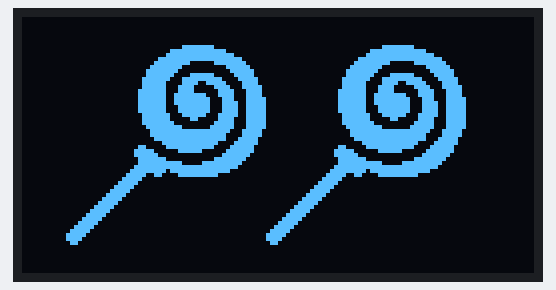
The sketch below on a simulated Arduino Uno, built with avr-gcc and run on an emulated ATmega328P. Shown: 128×64 one-colour display. The display library's start-up logo is not drawn.

Above: at 4.1 s.

The sketch:

testingBitMap.ino
```cpp
// #include <SPI.h>
// #include <Wire.h>
// #include <Adafruit_GFX.h>
// #include <Adafruit_SSD1306.h>


// #define OLED_RESET 4
// Adafruit_SSD1306 display(OLED_RESET);


#include <SPI.h>
#include <Wire.h>
#include <Adafruit_GFX.h>
#include <Adafruit_SSD1306.h>

#define SCREEN_WIDTH 128 // OLED display width, in pixels
#define SCREEN_HEIGHT 64 // OLED display height, in pixels

// Declaration for an SSD1306 display connected to I2C (SDA, SCL pins)
// The pins for I2C are defined by the Wire-library.
// On an arduino UNO:       A4(SDA), A5(SCL)
// On an arduino MEGA 2560: 20(SDA), 21(SCL)
// On an arduino LEONARDO:   2(SDA),  3(SCL), ...
#define OLED_RESET     -1 // Reset pin # (or -1 if sharing Arduino reset pin)
#define SCREEN_ADDRESS 0x3D ///< See datasheet for Address; 0x3D for 128x64, 0x3C for 128x32
Adafruit_SSD1306 display(SCREEN_WIDTH, SCREEN_HEIGHT, &Wire, OLED_RESET);

// 'archery', 128x64px
const unsigned char epd_bitmap_archery [] PROGMEM = {
	0x00, 0x00, 0x00, 0x00, 0x00, 0x00, 0x00, 0x00, 0x00, 0x00, 0x00, 0x00, 0x00, 0x00, 0x00, 0x00,
	0x00, 0x00, 0x00, 0x00, 0x00, 0x00, 0x00, 0x00, 0x00, 0x00, 0x00, 0x00, 0x00, 0x00, 0x00, 0x00,
	0x00, 0x00, 0x00, 0x00, 0x00, 0x00, 0x00, 0x00, 0x00, 0x00, 0x00, 0x00, 0x00, 0x00, 0x00, 0x00,
	0x00, 0x00, 0x00, 0x00, 0x30, 0x00, 0x00, 0x00, 0x00, 0x00, 0x00, 0x00, 0x00, 0x00, 0x00, 0x00,
	0x00, 0x00, 0x00, 0x00, 0x7c, 0x00, 0x00, 0x00, 0x00, 0x00, 0x00, 0x00, 0x00, 0x00, 0x00, 0x00,
	0x00, 0x00, 0x00, 0x00, 0x6e, 0x00, 0x00, 0x00, 0x00, 0x00, 0x03, 0x80, 0x00, 0x00, 0x00, 0x00,
	0x00, 0x00, 0x00, 0x00, 0x33, 0xc0, 0x00, 0x00, 0x00, 0x00, 0x1f, 0x80, 0x00, 0x00, 0x00, 0x00,
	0x00, 0x00, 0x00, 0x00, 0x18, 0xff, 0xff, 0xc0, 0x00, 0x00, 0xf9, 0x80, 0x00, 0x00, 0x00, 0x00,
	0x00, 0x00, 0x00, 0x00, 0x0e, 0x00, 0x00, 0x70, 0x00, 0x03, 0x81, 0x00, 0x00, 0x00, 0x00, 0x00,
	0x00, 0x00, 0x00, 0x00, 0x03, 0x80, 0x00, 0x18, 0x00, 0x07, 0x03, 0x00, 0x00, 0x00, 0x00, 0x00,
	0x00, 0x00, 0x00, 0x00, 0x01, 0xff, 0xff, 0x0c, 0x00, 0x03, 0x83, 0x00, 0x00, 0x00, 0x00, 0x00,
	0x00, 0x00, 0x00, 0x00, 0x00, 0xff, 0xff, 0xc6, 0x00, 0x01, 0xc2, 0x00, 0x00, 0x00, 0x00, 0x00,
	0x00, 0x00, 0x00, 0x00, 0x00, 0x70, 0x00, 0xe3, 0x00, 0x00, 0xe2, 0x00, 0x00, 0x00, 0x00, 0x00,
	0x00, 0x00, 0x00, 0x00, 0x00, 0x38, 0x00, 0x61, 0x80, 0x01, 0xf6, 0x00, 0x00, 0x00, 0x00, 0x00,
	0x00, 0x00, 0x00, 0x00, 0x00, 0x1c, 0x00, 0x30, 0xc0, 0x03, 0xbc, 0x00, 0x00, 0x00, 0x00, 0x00,
	0x00, 0x00, 0x00, 0x00, 0x00, 0x0e, 0x00, 0x18, 0x70, 0x07, 0x1c, 0x00, 0x00, 0x00, 0x00, 0x00,
	0x00, 0x00, 0x00, 0x00, 0x00, 0x07, 0x00, 0x0e, 0x78, 0x0e, 0x08, 0x00, 0x00, 0x00, 0x00, 0x00,
	0x00, 0x00, 0x00, 0x00, 0x00, 0x03, 0x80, 0x07, 0xcc, 0x1c, 0x00, 0x00, 0x00, 0x00, 0x00, 0x00,
	0x00, 0x00, 0x00, 0x00, 0x00, 0x01, 0xc0, 0x01, 0x9f, 0x38, 0x00, 0x00, 0x00, 0x00, 0x00, 0x00,
	0x00, 0x00, 0x00, 0x00, 0x00, 0x00, 0xe0, 0x01, 0xff, 0xf0, 0x00, 0x00, 0x00, 0x00, 0x00, 0x00,
	0x00, 0x00, 0x00, 0x00, 0x00, 0x00, 0x70, 0x01, 0xe1, 0xe0, 0x00, 0x00, 0x00, 0x00, 0x00, 0x00,
	0x00, 0x00, 0x00, 0x00, 0x00, 0x00, 0x38, 0x00, 0xc0, 0xe0, 0x00, 0x00, 0x00, 0x00, 0x00, 0x00,
	0x00, 0x00, 0x00, 0x00, 0x00, 0x00, 0x10, 0x00, 0x63, 0xf0, 0x00, 0x00, 0x00, 0x00, 0x00, 0x00,
	0x00, 0x00, 0x00, 0x00, 0x00, 0x00, 0x06, 0x00, 0x3f, 0xb0, 0x00, 0x00, 0x00, 0x00, 0x00, 0x00,
	0x00, 0x00, 0x00, 0x00, 0x00, 0x00, 0x07, 0x00, 0x1c, 0x18, 0x00, 0x00, 0x00, 0x00, 0x00, 0x00,
	0x00, 0x00, 0x00, 0x00, 0x00, 0x00, 0x03, 0x80, 0x1c, 0x1c, 0x00, 0x00, 0x00, 0x00, 0x00, 0x00,
	0x00, 0x00, 0x00, 0x00, 0x00, 0x00, 0x01, 0xc0, 0x3e, 0x7e, 0x00, 0x00, 0x00, 0x00, 0x00, 0x00,
	0x00, 0x00, 0x00, 0x00, 0x00, 0x00, 0x00, 0xe0, 0x73, 0xc6, 0x00, 0x00, 0x00, 0x00, 0x00, 0x00,
	0x00, 0x00, 0x00, 0x00, 0x00, 0x00, 0x00, 0x70, 0xe1, 0xcf, 0x00, 0x00, 0x00, 0x00, 0x00, 0x00,
	0x00, 0x00, 0x00, 0x00, 0x00, 0x00, 0x00, 0x39, 0xc0, 0xf9, 0x80, 0x00, 0x00, 0x00, 0x00, 0x00,
	0x00, 0x00, 0x00, 0x00, 0x00, 0x00, 0x00, 0x1f, 0x80, 0x78, 0xc0, 0x00, 0x00, 0x00, 0x00, 0x00,
	0x00, 0x00, 0x00, 0x00, 0x00, 0x00, 0x00, 0x0f, 0x00, 0x0c, 0x60, 0x00, 0x00, 0x00, 0x00, 0x00,
	0x00, 0x00, 0x00, 0x00, 0x00, 0x00, 0x00, 0x0f, 0x00, 0x0c, 0x30, 0x00, 0x00, 0x00, 0x00, 0x00,
	0x00, 0x00, 0x00, 0x00, 0x00, 0x00, 0x00, 0x1f, 0x80, 0x06, 0x18, 0x00, 0x00, 0x00, 0x00, 0x00,
	0x00, 0x00, 0x00, 0x00, 0x00, 0x00, 0x00, 0x39, 0xc0, 0x03, 0x0c, 0x00, 0x00, 0x00, 0x00, 0x00,
	0x00, 0x00, 0x00, 0x00, 0x00, 0x00, 0x00, 0x70, 0xe0, 0x01, 0xc4, 0x00, 0x00, 0x00, 0x00, 0x00,
	0x00, 0x00, 0x00, 0x00, 0x00, 0x00, 0x00, 0xe0, 0x70, 0x00, 0xe6, 0x00, 0x00, 0x00, 0x00, 0x00,
	0x00, 0x00, 0x00, 0x00, 0x00, 0x00, 0x01, 0xc0, 0x38, 0x00, 0x62, 0x00, 0x00, 0x00, 0x00, 0x00,
	0x00, 0x00, 0x00, 0x00, 0x00, 0x00, 0x03, 0x80, 0x1c, 0x00, 0x32, 0x00, 0x00, 0x00, 0x00, 0x00,
	0x00, 0x00, 0x00, 0x00, 0x00, 0x01, 0x87, 0x00, 0x0e, 0x00, 0x32, 0x00, 0x00, 0x00, 0x00, 0x00,
	0x00, 0x00, 0x00, 0x00, 0x00, 0x03, 0xfe, 0x00, 0x07, 0x00, 0x32, 0x00, 0x00, 0x00, 0x00, 0x00,
	0x00, 0x00, 0x00, 0x00, 0x00, 0x06, 0x3c, 0x00, 0x03, 0x80, 0x32, 0x00, 0x00, 0x00, 0x00, 0x00,
	0x00, 0x00, 0x00, 0x00, 0x00, 0x0c, 0x3c, 0x00, 0x01, 0xc0, 0x32, 0x00, 0x00, 0x00, 0x00, 0x00,
	0x00, 0x00, 0x00, 0x00, 0x00, 0x18, 0x7c, 0x00, 0x00, 0xe0, 0x32, 0x00, 0x00, 0x00, 0x00, 0x00,
	0x00, 0x00, 0x00, 0x00, 0x00, 0x30, 0xe4, 0x00, 0x00, 0x70, 0x32, 0x00, 0x00, 0x00, 0x00, 0x00,
	0x00, 0x00, 0x00, 0x00, 0x00, 0x61, 0xc6, 0x00, 0x00, 0x38, 0x32, 0x00, 0x00, 0x00, 0x00, 0x00,
	0x00, 0x00, 0x00, 0x00, 0x00, 0xc3, 0x86, 0x00, 0x00, 0x1c, 0x32, 0x00, 0x00, 0x00, 0x00, 0x00,
	0x00, 0x00, 0x00, 0x00, 0x00, 0xff, 0x0c, 0x00, 0x00, 0x0e, 0x32, 0x00, 0x00, 0x00, 0x00, 0x00,
	0x00, 0x00, 0x00, 0x00, 0x00, 0x7e, 0x18, 0x00, 0x00, 0x07, 0x32, 0x00, 0x00, 0x00, 0x00, 0x00,
	0x00, 0x00, 0x00, 0x00, 0x00, 0x06, 0x30, 0x00, 0x00, 0x03, 0xb2, 0x00, 0x00, 0x00, 0x00, 0x00,
	0x00, 0x00, 0x00, 0x00, 0x00, 0x06, 0x60, 0x00, 0x00, 0x01, 0xf2, 0x00, 0x00, 0x00, 0x00, 0x00,
	0x00, 0x00, 0x00, 0x00, 0x00, 0x06, 0xc0, 0x00, 0x00, 0x00, 0xf2, 0x00, 0x00, 0x00, 0x00, 0x00,
	0x00, 0x00, 0x00, 0x00, 0x00, 0x07, 0x80, 0x00, 0x00, 0x00, 0x73, 0x00, 0x00, 0x00, 0x00, 0x00,
	0x00, 0x00, 0x00, 0x00, 0x00, 0x03, 0x00, 0x00, 0x00, 0x00, 0x3b, 0x00, 0x00, 0x00, 0x00, 0x00,
	0x00, 0x00, 0x00, 0x00, 0x00, 0x00, 0x00, 0x00, 0x00, 0x00, 0x19, 0x00, 0x00, 0x00, 0x00, 0x00,
	0x00, 0x00, 0x00, 0x00, 0x00, 0x00, 0x00, 0x00, 0x00, 0x00, 0x0d, 0x80, 0x00, 0x00, 0x00, 0x00,
	0x00, 0x00, 0x00, 0x00, 0x00, 0x00, 0x00, 0x00, 0x00, 0x00, 0x04, 0xc0, 0x00, 0x00, 0x00, 0x00,
	0x00, 0x00, 0x00, 0x00, 0x00, 0x00, 0x00, 0x00, 0x00, 0x00, 0x06, 0xc0, 0x00, 0x00, 0x00, 0x00,
	0x00, 0x00, 0x00, 0x00, 0x00, 0x00, 0x00, 0x00, 0x00, 0x00, 0x03, 0x60, 0x00, 0x00, 0x00, 0x00,
	0x00, 0x00, 0x00, 0x00, 0x00, 0x00, 0x00, 0x00, 0x00, 0x00, 0x01, 0xe0, 0x00, 0x00, 0x00, 0x00,
	0x00, 0x00, 0x00, 0x00, 0x00, 0x00, 0x00, 0x00, 0x00, 0x00, 0x00, 0xc0, 0x00, 0x00, 0x00, 0x00,
	0x00, 0x00, 0x00, 0x00, 0x00, 0x00, 0x00, 0x00, 0x00, 0x00, 0x00, 0x00, 0x00, 0x00, 0x00, 0x00,
	0x00, 0x00, 0x00, 0x00, 0x00, 0x00, 0x00, 0x00, 0x00, 0x00, 0x00, 0x00, 0x00, 0x00, 0x00, 0x00,
	0x00, 0x00, 0x00, 0x00, 0x00, 0x00, 0x00, 0x00, 0x00, 0x00, 0x00, 0x00, 0x00, 0x00, 0x00, 0x00
};
// 'banjoBit', 128x64px
const unsigned char epd_bitmap_banjoBit [] PROGMEM = {
	0x00, 0x00, 0x00, 0x00, 0x00, 0x00, 0x00, 0x00, 0x00, 0x00, 0x00, 0x00, 0x00, 0x00, 0x00, 0x00,
	0x00, 0x00, 0x00, 0x00, 0x00, 0x00, 0x00, 0x00, 0x00, 0x00, 0x00, 0x00, 0x00, 0x00, 0x00, 0x00,
	0x00, 0x00, 0x00, 0x00, 0x00, 0x00, 0x00, 0x00, 0x00, 0x00, 0x00, 0x00, 0x00, 0x00, 0x00, 0x00,
	0x00, 0x00, 0x00, 0x00, 0x00, 0x00, 0x00, 0x00, 0x00, 0x00, 0x00, 0x00, 0x00, 0x00, 0x00, 0x00,
	0x00, 0x00, 0x00, 0x00, 0x00, 0x00, 0x00, 0x00, 0x00, 0x00, 0x00, 0x00, 0x00, 0x00, 0x00, 0x00,
	0x00, 0x00, 0x00, 0x00, 0x00, 0x00, 0x00, 0x00, 0x00, 0x00, 0x00, 0x00, 0x00, 0x00, 0x00, 0x00,
	0x00, 0x00, 0x00, 0x00, 0x00, 0x00, 0x00, 0x00, 0x00, 0x00, 0x00, 0x00, 0x00, 0x00, 0x00, 0x00,
	0x00, 0x00, 0x00, 0x00, 0x00, 0x00, 0x00, 0x00, 0x00, 0x00, 0x98, 0x00, 0x00, 0x00, 0x00, 0x00,
	0x00, 0x00, 0x00, 0x00, 0x00, 0x00, 0x00, 0x00, 0x00, 0x00, 0xfc, 0x00, 0x00, 0x00, 0x00, 0x00,
	0x00, 0x00, 0x00, 0x00, 0x00, 0x00, 0x00, 0x00, 0x00, 0x03, 0x66, 0x00, 0x00, 0x00, 0x00, 0x00,
	0x00, 0x00, 0x00, 0x00, 0x00, 0x00, 0x00, 0x00, 0x00, 0x01, 0xc3, 0x00, 0x00, 0x00, 0x00, 0x00,
	0x00, 0x00, 0x00, 0x00, 0x00, 0x00, 0x00, 0x00, 0x00, 0x00, 0x81, 0x80, 0x00, 0x00, 0x00, 0x00,
	0x00, 0x00, 0x00, 0x00, 0x00, 0x00, 0x00, 0x00, 0x00, 0x01, 0x81, 0x80, 0x00, 0x00, 0x00, 0x00,
	0x00, 0x00, 0x00, 0x00, 0x00, 0x00, 0x00, 0x00, 0x00, 0x03, 0x03, 0x00, 0x00, 0x00, 0x00, 0x00,
	0x00, 0x00, 0x00, 0x00, 0x00, 0x00, 0x00, 0x00, 0x00, 0x03, 0x87, 0x00, 0x00, 0x00, 0x00, 0x00,
	0x00, 0x00, 0x00, 0x00, 0x00, 0x00, 0x00, 0x00, 0x00, 0x06, 0xdd, 0x80, 0x00, 0x00, 0x00, 0x00,
	0x00, 0x00, 0x00, 0x00, 0x00, 0x00, 0x00, 0x00, 0x00, 0x0c, 0x76, 0x00, 0x00, 0x00, 0x00, 0x00,
	0x00, 0x00, 0x00, 0x00, 0x00, 0x00, 0x00, 0x00, 0x00, 0x3e, 0xe2, 0x00, 0x00, 0x00, 0x00, 0x00,
	0x00, 0x00, 0x00, 0x00, 0x00, 0x00, 0x00, 0x00, 0x00, 0x33, 0xc0, 0x00, 0x00, 0x00, 0x00, 0x00,
	0x00, 0x00, 0x00, 0x00, 0x00, 0x00, 0x00, 0x00, 0x00, 0x73, 0x00, 0x00, 0x00, 0x00, 0x00, 0x00,
	0x00, 0x00, 0x00, 0x00, 0x00, 0x00, 0x00, 0x00, 0x00, 0xbe, 0x00, 0x00, 0x00, 0x00, 0x00, 0x00,
	0x00, 0x00, 0x00, 0x00, 0x00, 0x00, 0x00, 0x00, 0x03, 0x9e, 0x00, 0x00, 0x00, 0x00, 0x00, 0x00,
	0x00, 0x00, 0x00, 0x00, 0x00, 0x00, 0x00, 0x00, 0x03, 0x88, 0x00, 0x00, 0x00, 0x00, 0x00, 0x00,
	0x00, 0x00, 0x00, 0x00, 0x00, 0x00, 0x00, 0x00, 0x04, 0xf0, 0x00, 0x00, 0x00, 0x00, 0x00, 0x00,
	0x00, 0x00, 0x00, 0x00, 0x00, 0x00, 0x00, 0x00, 0x18, 0x70, 0x00, 0x00, 0x00, 0x00, 0x00, 0x00,
	0x00, 0x00, 0x00, 0x00, 0x00, 0x00, 0x00, 0x00, 0x1c, 0x60, 0x00, 0x00, 0x00, 0x00, 0x00, 0x00,
	0x00, 0x00, 0x00, 0x00, 0x00, 0x00, 0x00, 0x00, 0x36, 0x80, 0x00, 0x00, 0x00, 0x00, 0x00, 0x00,
	0x00, 0x00, 0x00, 0x00, 0x00, 0x00, 0x07, 0x80, 0x63, 0x00, 0x00, 0x00, 0x00, 0x00, 0x00, 0x00,
	0x00, 0x00, 0x00, 0x00, 0x00, 0x00, 0xe7, 0xe1, 0xf7, 0x00, 0x00, 0x00, 0x00, 0x00, 0x00, 0x00,
	0x00, 0x00, 0x00, 0x00, 0x00, 0x01, 0xc0, 0x79, 0xbc, 0x00, 0x00, 0x00, 0x00, 0x00, 0x00, 0x00,
	0x00, 0x00, 0x00, 0x00, 0x00, 0x06, 0x1f, 0x07, 0x98, 0x00, 0x00, 0x00, 0x00, 0x00, 0x00, 0x00,
	0x00, 0x00, 0x00, 0x00, 0x00, 0x0c, 0x7f, 0xed, 0xf0, 0x00, 0x00, 0x00, 0x00, 0x00, 0x00, 0x00,
	0x00, 0x00, 0x00, 0x00, 0x00, 0x19, 0xe0, 0x7c, 0xf0, 0x00, 0x00, 0x00, 0x00, 0x00, 0x00, 0x00,
	0x00, 0x00, 0x00, 0x00, 0x00, 0x33, 0x80, 0x1c, 0x40, 0x00, 0x00, 0x00, 0x00, 0x00, 0x00, 0x00,
	0x00, 0x00, 0x00, 0x00, 0x00, 0x66, 0x00, 0x07, 0xc0, 0x00, 0x00, 0x00, 0x00, 0x00, 0x00, 0x00,
	0x00, 0x00, 0x00, 0x00, 0x00, 0x4c, 0x00, 0x03, 0xa0, 0x00, 0x00, 0x00, 0x00, 0x00, 0x00, 0x00,
	0x00, 0x00, 0x00, 0x00, 0x00, 0xc8, 0x00, 0x03, 0x20, 0x00, 0x00, 0x00, 0x00, 0x00, 0x00, 0x00,
	0x00, 0x00, 0x00, 0x00, 0x00, 0x98, 0x00, 0x01, 0xb0, 0x00, 0x00, 0x00, 0x00, 0x00, 0x00, 0x00,
	0x00, 0x00, 0x00, 0x00, 0x00, 0x90, 0x00, 0x01, 0xb0, 0x00, 0x00, 0x00, 0x00, 0x00, 0x00, 0x00,
	0x00, 0x00, 0x00, 0x00, 0x01, 0xb0, 0x00, 0x00, 0x98, 0x00, 0x00, 0x00, 0x00, 0x00, 0x00, 0x00,
	0x00, 0x00, 0x00, 0x00, 0x01, 0xb0, 0xe0, 0x00, 0xd8, 0x00, 0x00, 0x00, 0x00, 0x00, 0x00, 0x00,
	0x00, 0x00, 0x00, 0x00, 0x01, 0xb0, 0xb0, 0x00, 0xd8, 0x00, 0x00, 0x00, 0x00, 0x00, 0x00, 0x00,
	0x00, 0x00, 0x00, 0x00, 0x01, 0xb0, 0xd8, 0x00, 0xd8, 0x00, 0x00, 0x00, 0x00, 0x00, 0x00, 0x00,
	0x00, 0x00, 0x00, 0x00, 0x01, 0xb0, 0xec, 0x00, 0xd8, 0x00, 0x00, 0x00, 0x00, 0x00, 0x00, 0x00,
	0x00, 0x00, 0x00, 0x00, 0x01, 0xb0, 0x76, 0x00, 0xd8, 0x00, 0x00, 0x00, 0x00, 0x00, 0x00, 0x00,
	0x00, 0x00, 0x00, 0x00, 0x00, 0x90, 0x1b, 0x01, 0x90, 0x00, 0x00, 0x00, 0x00, 0x00, 0x00, 0x00,
	0x00, 0x00, 0x00, 0x00, 0x00, 0x9c, 0x1d, 0x01, 0xb0, 0x00, 0x00, 0x00, 0x00, 0x00, 0x00, 0x00,
	0x00, 0x00, 0x00, 0x00, 0x00, 0x9e, 0x0f, 0x03, 0x30, 0x00, 0x00, 0x00, 0x00, 0x00, 0x00, 0x00,
	0x00, 0x00, 0x00, 0x00, 0x00, 0x5b, 0x00, 0x03, 0x20, 0x00, 0x00, 0x00, 0x00, 0x00, 0x00, 0x00,
	0x00, 0x00, 0x00, 0x00, 0x00, 0x71, 0x80, 0x06, 0x40, 0x00, 0x00, 0x00, 0x00, 0x00, 0x00, 0x00,
	0x00, 0x00, 0x00, 0x00, 0x00, 0x70, 0xc0, 0x0c, 0xc0, 0x00, 0x00, 0x00, 0x00, 0x00, 0x00, 0x00,
	0x00, 0x00, 0x00, 0x00, 0x00, 0x61, 0xc0, 0x39, 0x80, 0x00, 0x00, 0x00, 0x00, 0x00, 0x00, 0x00,
	0x00, 0x00, 0x00, 0x00, 0x00, 0x67, 0xff, 0xe3, 0x00, 0x00, 0x00, 0x00, 0x00, 0x00, 0x00, 0x00,
	0x00, 0x00, 0x00, 0x00, 0x00, 0x3e, 0x1f, 0x86, 0x00, 0x00, 0x00, 0x00, 0x00, 0x00, 0x00, 0x00,
	0x00, 0x00, 0x00, 0x00, 0x00, 0x1f, 0x00, 0x1c, 0x00, 0x00, 0x00, 0x00, 0x00, 0x00, 0x00, 0x00,
	0x00, 0x00, 0x00, 0x00, 0x00, 0x00, 0xff, 0xf0, 0x00, 0x00, 0x00, 0x00, 0x00, 0x00, 0x00, 0x00,
	0x00, 0x00, 0x00, 0x00, 0x00, 0x00, 0x1f, 0x80, 0x00, 0x00, 0x00, 0x00, 0x00, 0x00, 0x00, 0x00,
	0x00, 0x00, 0x00, 0x00, 0x00, 0x00, 0x00, 0x00, 0x00, 0x00, 0x00, 0x00, 0x00, 0x00, 0x00, 0x00,
	0x00, 0x00, 0x00, 0x00, 0x00, 0x00, 0x00, 0x00, 0x00, 0x00, 0x00, 0x00, 0x00, 0x00, 0x00, 0x00,
	0x00, 0x00, 0x00, 0x00, 0x00, 0x00, 0x00, 0x00, 0x00, 0x00, 0x00, 0x00, 0x00, 0x00, 0x00, 0x00,
	0x00, 0x00, 0x00, 0x00, 0x00, 0x00, 0x00, 0x00, 0x00, 0x00, 0x00, 0x00, 0x00, 0x00, 0x00, 0x00,
	0x00, 0x00, 0x00, 0x00, 0x00, 0x00, 0x00, 0x00, 0x00, 0x00, 0x00, 0x00, 0x00, 0x00, 0x00, 0x00,
	0x00, 0x00, 0x00, 0x00, 0x00, 0x00, 0x00, 0x00, 0x00, 0x00, 0x00, 0x00, 0x00, 0x00, 0x00, 0x00,
	0x00, 0x00, 0x00, 0x00, 0x00, 0x00, 0x00, 0x00, 0x00, 0x00, 0x00, 0x00, 0x00, 0x00, 0x00, 0x00
};
// 'candy', 128x64px
const unsigned char epd_bitmap_candy [] PROGMEM = {
	0x00, 0x00, 0x00, 0x00, 0x00, 0x00, 0x00, 0x00, 0x00, 0x00, 0x00, 0x00, 0x00, 0x00, 0x00, 0x00,
	0x00, 0x00, 0x00, 0x00, 0x00, 0x00, 0x00, 0x00, 0x00, 0x00, 0x00, 0x00, 0x00, 0x00, 0x00, 0x00,
	0x00, 0x00, 0x00, 0x00, 0x00, 0x00, 0x00, 0x00, 0x00, 0x00, 0x00, 0x00, 0x00, 0x00, 0x00, 0x00,
	0x00, 0x00, 0x00, 0x00, 0x00, 0x00, 0x00, 0x00, 0x00, 0x00, 0x00, 0x00, 0x00, 0x00, 0x00, 0x00,
	0x00, 0x00, 0x00, 0x00, 0x00, 0x00, 0x00, 0x00, 0x00, 0x00, 0x00, 0x00, 0x00, 0x00, 0x00, 0x00,
	0x00, 0x00, 0x00, 0x00, 0x00, 0x00, 0x00, 0x00, 0x00, 0x00, 0x00, 0x00, 0x00, 0x00, 0x00, 0x00,
	0x00, 0x00, 0x00, 0x00, 0x00, 0x00, 0x00, 0x00, 0x00, 0x00, 0x00, 0x00, 0x00, 0x00, 0x00, 0x00,
	0x00, 0x00, 0x00, 0x00, 0x00, 0xff, 0x00, 0x00, 0x00, 0x00, 0x00, 0x3f, 0xc0, 0x00, 0x00, 0x00,
	0x00, 0x00, 0x00, 0x00, 0x07, 0xff, 0xe0, 0x00, 0x00, 0x00, 0x01, 0xff, 0xf8, 0x00, 0x00, 0x00,
	0x00, 0x00, 0x00, 0x00, 0x0f, 0xff, 0xf8, 0x00, 0x00, 0x00, 0x03, 0xff, 0xfe, 0x00, 0x00, 0x00,
	0x00, 0x00, 0x00, 0x00, 0x3f, 0xff, 0xfe, 0x00, 0x00, 0x00, 0x0f, 0xff, 0xff, 0x80, 0x00, 0x00,
	0x00, 0x00, 0x00, 0x00, 0x7f, 0xc0, 0xff, 0x00, 0x00, 0x00, 0x1f, 0xf0, 0x3f, 0xc0, 0x00, 0x00,
	0x00, 0x00, 0x00, 0x00, 0xff, 0x00, 0x1f, 0x80, 0x00, 0x00, 0x3f, 0xc0, 0x07, 0xe0, 0x00, 0x00,
	0x00, 0x00, 0x00, 0x01, 0xfe, 0x00, 0x0f, 0xc0, 0x00, 0x00, 0x7f, 0x80, 0x03, 0xf0, 0x00, 0x00,
	0x00, 0x00, 0x00, 0x01, 0xfc, 0x3f, 0x07, 0xc0, 0x00, 0x00, 0x7f, 0x0f, 0xc1, 0xf0, 0x00, 0x00,
	0x00, 0x00, 0x00, 0x03, 0xf8, 0xff, 0xc3, 0xe0, 0x00, 0x00, 0xfe, 0x3f, 0xf0, 0xf8, 0x00, 0x00,
	0x00, 0x00, 0x00, 0x03, 0xf0, 0xf3, 0xe1, 0xe0, 0x00, 0x00, 0xfc, 0x3c, 0xf8, 0x78, 0x00, 0x00,
	0x00, 0x00, 0x00, 0x03, 0xf1, 0xe0, 0xf1, 0xf0, 0x00, 0x00, 0xfc, 0x78, 0x3c, 0x7c, 0x00, 0x00,
	0x00, 0x00, 0x00, 0x07, 0xf1, 0xe0, 0x78, 0xf0, 0x00, 0x01, 0xfc, 0x78, 0x1e, 0x3c, 0x00, 0x00,
	0x00, 0x00, 0x00, 0x07, 0xf3, 0xfc, 0x78, 0xf0, 0x00, 0x01, 0xfc, 0xff, 0x1e, 0x3c, 0x00, 0x00,
	0x00, 0x00, 0x00, 0x07, 0xf3, 0xfe, 0x38, 0xf8, 0x00, 0x01, 0xfc, 0xff, 0x8e, 0x3e, 0x00, 0x00,
	0x00, 0x00, 0x00, 0x07, 0xf3, 0xfe, 0x3c, 0xf8, 0x00, 0x01, 0xfc, 0xff, 0x8f, 0x3e, 0x00, 0x00,
	0x00, 0x00, 0x00, 0x07, 0xf1, 0xfe, 0x3c, 0xf8, 0x00, 0x01, 0xfc, 0x7f, 0x8f, 0x3e, 0x00, 0x00,
	0x00, 0x00, 0x00, 0x07, 0xf1, 0xfe, 0x3c, 0xf8, 0x00, 0x01, 0xfc, 0x7f, 0x8f, 0x3e, 0x00, 0x00,
	0x00, 0x00, 0x00, 0x03, 0xf8, 0xfc, 0x7c, 0xf8, 0x00, 0x00, 0xfe, 0x3f, 0x1f, 0x3e, 0x00, 0x00,
	0x00, 0x00, 0x00, 0x03, 0xf8, 0x30, 0x78, 0xf8, 0x00, 0x00, 0xfe, 0x0c, 0x1e, 0x3e, 0x00, 0x00,
	0x00, 0x00, 0x00, 0x03, 0xfc, 0x00, 0xf8, 0xf8, 0x00, 0x00, 0xff, 0x00, 0x3e, 0x3e, 0x00, 0x00,
	0x00, 0x00, 0x00, 0x01, 0xff, 0x01, 0xf8, 0xf8, 0x00, 0x00, 0x7f, 0xc0, 0x7e, 0x3e, 0x00, 0x00,
	0x00, 0x00, 0x00, 0x00, 0xff, 0xff, 0xf1, 0xf0, 0x00, 0x00, 0x3f, 0xff, 0xfc, 0x7c, 0x00, 0x00,
	0x00, 0x00, 0x00, 0x00, 0xff, 0xff, 0xe1, 0xf0, 0x00, 0x00, 0x3f, 0xff, 0xf8, 0x7c, 0x00, 0x00,
	0x00, 0x00, 0x00, 0x00, 0x7f, 0xff, 0xe3, 0xe0, 0x00, 0x00, 0x1f, 0xff, 0xf8, 0xf8, 0x00, 0x00,
	0x00, 0x00, 0x00, 0x00, 0x1f, 0xff, 0x87, 0xe0, 0x00, 0x00, 0x07, 0xff, 0xe1, 0xf8, 0x00, 0x00,
	0x00, 0x00, 0x00, 0x06, 0x0f, 0xff, 0x0f, 0xc0, 0x00, 0x01, 0x83, 0xff, 0xc3, 0xf0, 0x00, 0x00,
	0x00, 0x00, 0x00, 0x0f, 0x81, 0xf8, 0x1f, 0xc0, 0x00, 0x03, 0xe0, 0x7e, 0x07, 0xf0, 0x00, 0x00,
	0x00, 0x00, 0x00, 0x0f, 0xc0, 0x00, 0x3f, 0x80, 0x00, 0x03, 0xf0, 0x00, 0x0f, 0xe0, 0x00, 0x00,
	0x00, 0x00, 0x00, 0x07, 0xf0, 0x00, 0xff, 0x00, 0x00, 0x01, 0xfc, 0x00, 0x3f, 0xc0, 0x00, 0x00,
	0x00, 0x00, 0x00, 0x07, 0xff, 0x07, 0xfe, 0x00, 0x00, 0x01, 0xff, 0xc1, 0xff, 0x80, 0x00, 0x00,
	0x00, 0x00, 0x00, 0x0f, 0xff, 0xff, 0xfc, 0x00, 0x00, 0x03, 0xff, 0xff, 0xff, 0x00, 0x00, 0x00,
	0x00, 0x00, 0x00, 0x1f, 0xf7, 0xff, 0xf0, 0x00, 0x00, 0x07, 0xfd, 0xff, 0xfc, 0x00, 0x00, 0x00,
	0x00, 0x00, 0x00, 0x3e, 0x61, 0xff, 0x80, 0x00, 0x00, 0x0f, 0x98, 0x7f, 0xe0, 0x00, 0x00, 0x00,
	0x00, 0x00, 0x00, 0x7c, 0x00, 0x00, 0x00, 0x00, 0x00, 0x1f, 0x00, 0x00, 0x00, 0x00, 0x00, 0x00,
	0x00, 0x00, 0x00, 0xf8, 0x00, 0x00, 0x00, 0x00, 0x00, 0x3e, 0x00, 0x00, 0x00, 0x00, 0x00, 0x00,
	0x00, 0x00, 0x01, 0xf0, 0x00, 0x00, 0x00, 0x00, 0x00, 0x7c, 0x00, 0x00, 0x00, 0x00, 0x00, 0x00,
	0x00, 0x00, 0x03, 0xe0, 0x00, 0x00, 0x00, 0x00, 0x00, 0xf8, 0x00, 0x00, 0x00, 0x00, 0x00, 0x00,
	0x00, 0x00, 0x07, 0xc0, 0x00, 0x00, 0x00, 0x00, 0x01, 0xf0, 0x00, 0x00, 0x00, 0x00, 0x00, 0x00,
	0x00, 0x00, 0x0f, 0x80, 0x00, 0x00, 0x00, 0x00, 0x03, 0xe0, 0x00, 0x00, 0x00, 0x00, 0x00, 0x00,
	0x00, 0x00, 0x1f, 0x00, 0x00, 0x00, 0x00, 0x00, 0x07, 0xc0, 0x00, 0x00, 0x00, 0x00, 0x00, 0x00,
	0x00, 0x00, 0x3e, 0x00, 0x00, 0x00, 0x00, 0x00, 0x0f, 0x80, 0x00, 0x00, 0x00, 0x00, 0x00, 0x00,
	0x00, 0x00, 0x7c, 0x00, 0x00, 0x00, 0x00, 0x00, 0x1f, 0x00, 0x00, 0x00, 0x00, 0x00, 0x00, 0x00,
	0x00, 0x00, 0xf8, 0x00, 0x00, 0x00, 0x00, 0x00, 0x3e, 0x00, 0x00, 0x00, 0x00, 0x00, 0x00, 0x00,
	0x00, 0x01, 0xf0, 0x00, 0x00, 0x00, 0x00, 0x00, 0x7c, 0x00, 0x00, 0x00, 0x00, 0x00, 0x00, 0x00,
	0x00, 0x03, 0xe0, 0x00, 0x00, 0x00, 0x00, 0x00, 0xf8, 0x00, 0x00, 0x00, 0x00, 0x00, 0x00, 0x00,
	0x00, 0x07, 0xc0, 0x00, 0x00, 0x00, 0x00, 0x01, 0xf0, 0x00, 0x00, 0x00, 0x00, 0x00, 0x00, 0x00,
	0x00, 0x0f, 0x80, 0x00, 0x00, 0x00, 0x00, 0x03, 0xe0, 0x00, 0x00, 0x00, 0x00, 0x00, 0x00, 0x00,
	0x00, 0x1f, 0x00, 0x00, 0x00, 0x00, 0x00, 0x07, 0xc0, 0x00, 0x00, 0x00, 0x00, 0x00, 0x00, 0x00,
	0x00, 0x1e, 0x00, 0x00, 0x00, 0x00, 0x00, 0x07, 0x80, 0x00, 0x00, 0x00, 0x00, 0x00, 0x00, 0x00,
	0x00, 0x0c, 0x00, 0x00, 0x00, 0x00, 0x00, 0x03, 0x00, 0x00, 0x00, 0x00, 0x00, 0x00, 0x00, 0x00,
	0x00, 0x00, 0x00, 0x00, 0x00, 0x00, 0x00, 0x00, 0x00, 0x00, 0x00, 0x00, 0x00, 0x00, 0x00, 0x00,
	0x00, 0x00, 0x00, 0x00, 0x00, 0x00, 0x00, 0x00, 0x00, 0x00, 0x00, 0x00, 0x00, 0x00, 0x00, 0x00,
	0x00, 0x00, 0x00, 0x00, 0x00, 0x00, 0x00, 0x00, 0x00, 0x00, 0x00, 0x00, 0x00, 0x00, 0x00, 0x00,
	0x00, 0x00, 0x00, 0x00, 0x00, 0x00, 0x00, 0x00, 0x00, 0x00, 0x00, 0x00, 0x00, 0x00, 0x00, 0x00,
	0x00, 0x00, 0x00, 0x00, 0x00, 0x00, 0x00, 0x00, 0x00, 0x00, 0x00, 0x00, 0x00, 0x00, 0x00, 0x00,
	0x00, 0x00, 0x00, 0x00, 0x00, 0x00, 0x00, 0x00, 0x00, 0x00, 0x00, 0x00, 0x00, 0x00, 0x00, 0x00,
	0x00, 0x00, 0x00, 0x00, 0x00, 0x00, 0x00, 0x00, 0x00, 0x00, 0x00, 0x00, 0x00, 0x00, 0x00, 0x00
};

// Array of all bitmaps for convenience. (Total bytes used to store images in PROGMEM = 3120)
const int epd_bitmap_allArray_LEN = 3;
const unsigned char* epd_bitmap_allArray[3] = {
	epd_bitmap_archery,
	epd_bitmap_banjoBit,
	epd_bitmap_candy
};


void setup()
{

    Serial.begin(9600);

  // SSD1306_SWITCHCAPVCC = generate display voltage from 3.3V internally
  if(!display.begin(SSD1306_SWITCHCAPVCC, SCREEN_ADDRESS)) {
    Serial.println(F("SSD1306 allocation failed"));
    for(;;); // Don't proceed, loop forever
  }

  // Show initial display buffer contents on the screen --
  // the library initializes this with an Adafruit splash screen.
  display.display();
  delay(2000); // Pause for 2 seconds

  // Clear the buffer
  display.clearDisplay();
  delay(2000);

  // display.begin(SSD1306_SWITCHCAPVCC, 0x3C);  // here the 0x3c is the I2C address, check your i2c address if u have multiple devices.
  // display.clearDisplay();
  // delay(2000);

}

void loop()
{
  display.drawBitmap(0, 0, epd_bitmap_allArray[2], 128, 64, WHITE);
  display.display();
}
```
